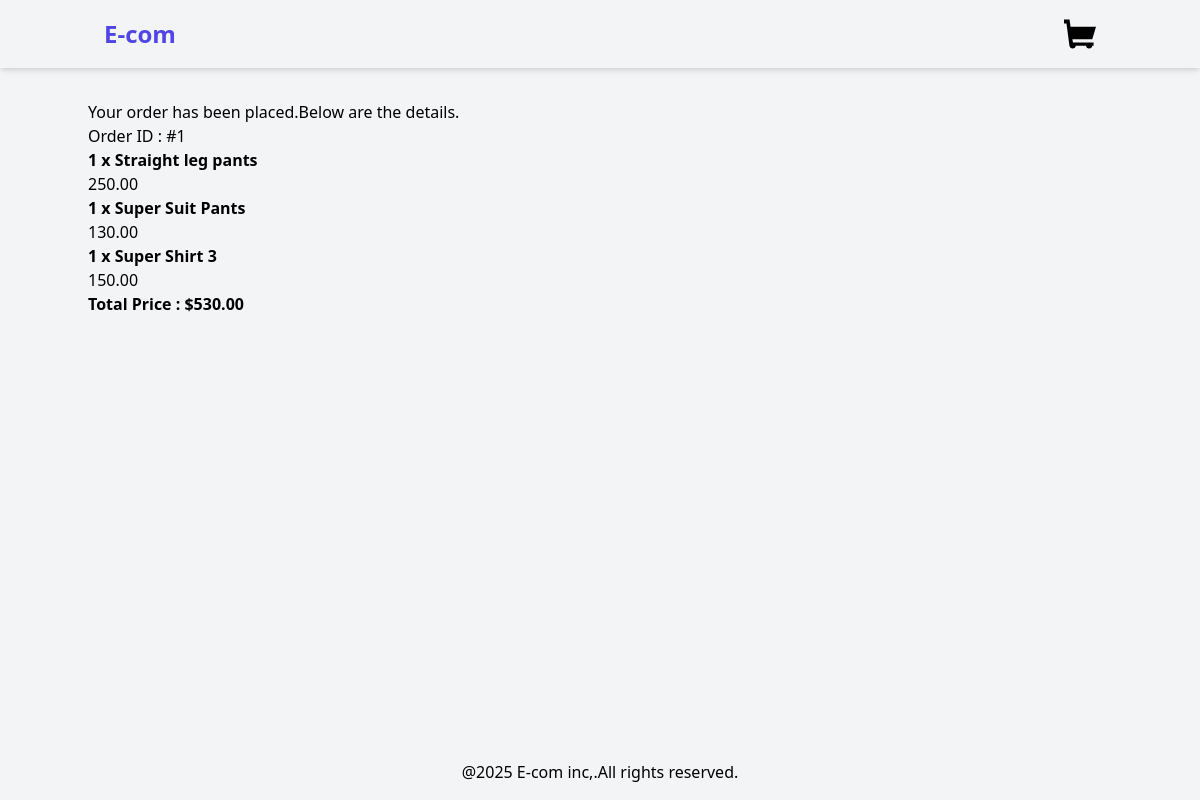
The page /orders/confirmation/1 on the database its author committed.
### orders/models.py (models this page shows)
class Order(models.Model):
    full_name=models.CharField(max_length=250)
    email=models.EmailField()
    address=models.CharField(max_length=250)
    created_at=models.DateTimeField(auto_now_add=True)
    updated_at=models.DateTimeField(auto_now=True)
    paid = models.BooleanField(default=False)
    def get_total_cost(self):
        return sum(item.get_cost() for item in self.items.all())

class OrderItem(models.Model):
    order=models.ForeignKey(Order,related_name="items",on_delete=models.CASCADE)
    product=models.ForeignKey(Product,related_name="order_items",on_delete=models.CASCADE)
    price=models.DecimalField(max_digits=10,decimal_places=2)
    quantity=models.PositiveIntegerField(default=1)
    def get_cost(self):
        return (self.price*self.quantity)

### products/models.py (models this page shows, shortened)
class Product(models.Model):
    category=models.ForeignKey(Category,related_name="products",on_delete=models.CASCADE)
    name=models.CharField( max_length=250)
    slug=models.SlugField(max_length=250)
    description=models.TextField(max_length=250,blank=True)
    price=models.DecimalField(max_digits=10,decimal_places=2)
    available=models.BooleanField(default=True)
    created=models.DateTimeField(auto_now_add=True)
    updated=models.DateTimeField(auto_now=True)
    image=models.ImageField(upload_to='products',blank=True,null=True)

### orders/views.py (the view)
# urls.py: path("confirmation/<int:order_id>",order_confirmation,name="order_confirmation"),
def order_confirmation(request,order_id):
    order=get_object_or_404(Order,id=order_id)
    return render(request,"orders/order_confirmation.html",{"order":order})

### orders/templates/orders/order_confirmation.html (shortened to what this page needs)
{% extends "base.html" %}
{% block content %}
<h2>Your order has been placed.Below are the details.</h2>
<h3>Order ID : #{{order.id}}</h3>
<ul>
    {% for item in order.items.all %}
    <li>
        <strong>{{item.quantity}} x {{item.product.name}}</strong>
        <br>
        <span>{{item.price}}</span>
    </li>
    {% endfor %}
<ul>
<p><strong>Total Price : ${{order.get_total_cost}}</strong></p>
{% endblock %}

### rows shown on the page
Order: id "1", get_total_cost "530.00"
OrderItem: quantity "1", product.name "Straight leg pants", price "250.00"
OrderItem: quantity "1", product.name "Super Suit Pants", price "130.00"
OrderItem: quantity "1", product.name "Super Shirt 3", price "150.00"
